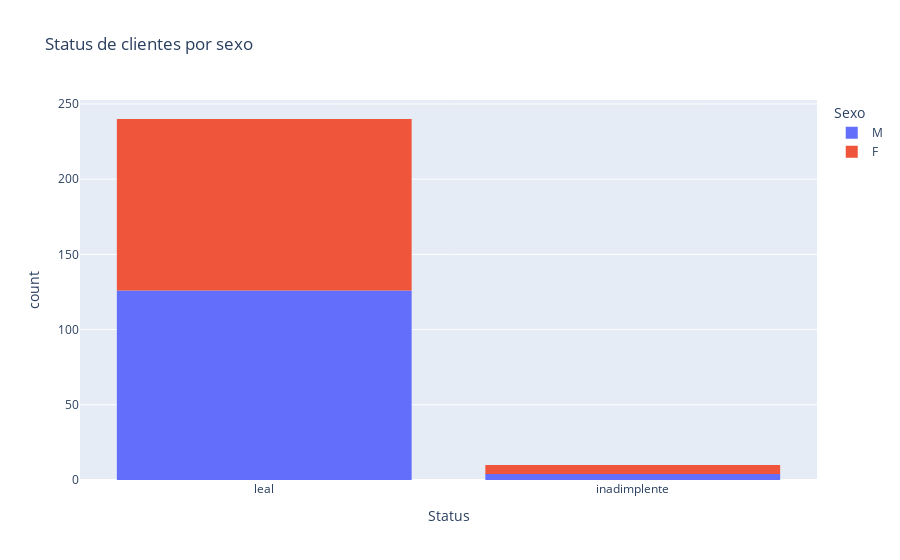

Notebook code for this chart:
### Markdown cell above
### **Plotting with Plotly for better visualization**

### Code cell
fig = px.histogram(df_NND, x = 'Status', color = 'Sexo',
                   title = 'Status de clientes por sexo')

fig.show()

### Figure 1 — Plotly figure (JSON) as saved in the notebook; plotly's stock layout.template omitted (floating-point values rounded to 4 significant figures; data arrays with more than 128 entries replaced by an {"elided": "..."} marker saying what was removed)
{"data": [{"alignmentgroup": "True", "bingroup": "x", "hovertemplate": "Sexo=M<br>Status=%{x}<br>count=%{y}<extra></extra>", "legendgroup": "M", "marker": {"color": "#636efa", "pattern": {"shape": ""}}, "name": "M", "offsetgroup": "M", "orientation": "v", "showlegend": true, "type": "histogram", "x": {"elided": "130 str values"}, "xaxis": "x", "yaxis": "y"}, {"alignmentgroup": "True", "bingroup": "x", "hovertemplate": "Sexo=F<br>Status=%{x}<br>count=%{y}<extra></extra>", "legendgroup": "F", "marker": {"color": "#EF553B", "pattern": {"shape": ""}}, "name": "F", "offsetgroup": "F", "orientation": "v", "showlegend": true, "type": "histogram", "x": ["leal", "leal", "leal", "leal", "inadimplente", "leal", "leal", "leal", "leal", "leal", "leal", "leal", "leal", "leal", "leal", "leal", "leal", "leal", "leal", "leal", "leal", "leal", "leal", "leal", "leal", "leal", "leal", "leal", "leal", "leal", "leal", "leal", "leal", "leal", "leal", "leal", "leal", "leal", "leal", "leal", "leal", "leal", "leal", "leal", "leal", "leal", "inadimplente", "leal", "leal", "leal", "leal", "leal", "leal", "leal", "leal", "leal", "leal", "leal", "leal", "leal", "leal", "leal", "leal", "inadimplente", "leal", "leal", "leal", "leal", "leal", "leal", "leal", "leal", "inadimplente", "leal", "leal", "leal", "leal", "leal", "leal", "leal", "leal", "leal", "leal", "leal", "leal", "leal", "leal", "leal", "leal", "leal", "leal", "leal", "leal", "inadimplente", "leal", "leal", "leal", "leal", "leal", "leal", "leal", "leal", "leal", "leal", "leal", "leal", "leal", "leal", "leal", "leal", "leal", "leal", "leal", "inadimplente", "leal", "leal", "leal", "leal", "leal", "leal"], "xaxis": "x", "yaxis": "y"}], "layout": {"barmode": "relative", "legend": {"title": {"text": "Sexo"}, "tracegroupgap": 0}, "title": {"text": "Status de clientes por sexo"}, "xaxis": {"anchor": "y", "domain": [0, 1], "title": {"text": "Status"}}, "yaxis": {"anchor": "x", "domain": [0, 1], "title": {"text": "count"}}}}
